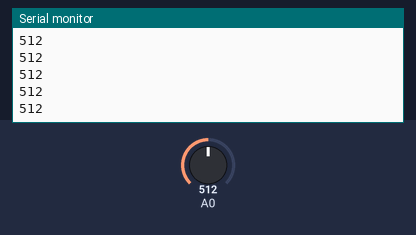
A sketch run on a simulated Arduino Uno, built with avr-gcc and run on an emulated ATmega328P. On the bench: the last lines printed to the serial monitor. The inputs (shaded band) are chosen by the test bench; at power-on: A0 = 512.

Above: at 1.2 s.
1.3 s: A0 set to 716
At 2.4 s:
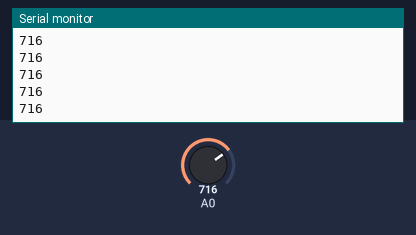
2.8 s: A0 set to 900
At 3.7 s:
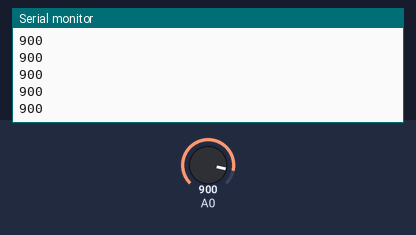
Timing chart, 0 to 5.8 s (numbered marks = the images above; inputs shaded):
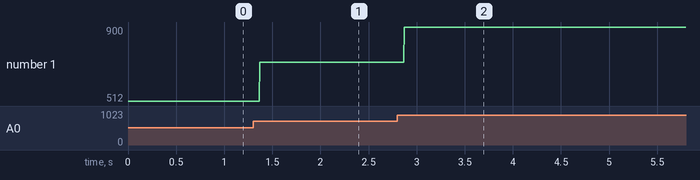

Measured:
- after the input at 1.3 s, the serial monitor: prints a new line after 0.07 s (image 1)
- after the input at 2.8 s, the serial monitor: prints a new line after 0.07 s (image 2)
- plotted number 1: 512 → 716 after the input at 1.3 s, 716 → 900 after the input at 2.8 s

The sketch:

bgRef.ino
```cpp
void setup() {
  // put your setup code here, to run once:
  Serial.begin(9600);
}

void loop() {
  // put your main code here, to run repeatedly:
  Serial.println(analogRead(14));
}
```
